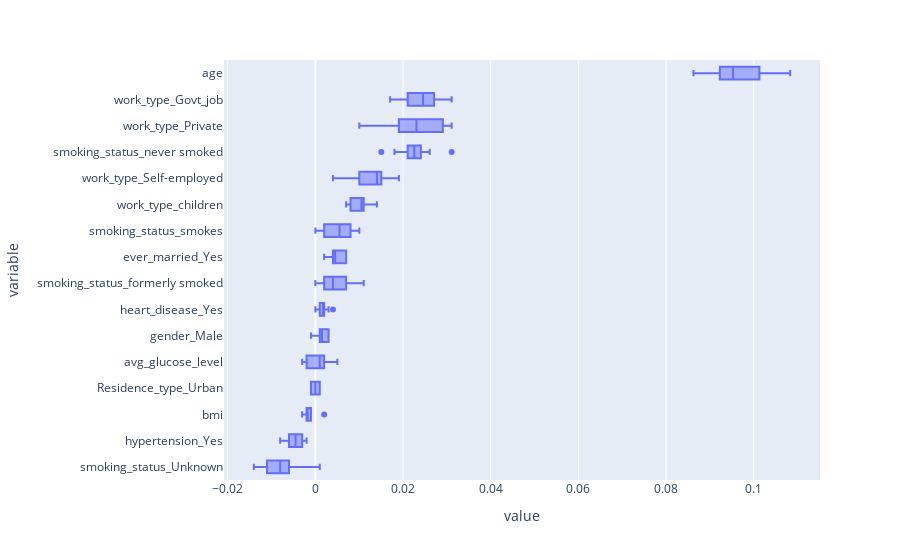

Notebook code cell kept with this figure:
### Code cell
pvi_for(svc_model)

### Figure 1 — Plotly figure (JSON) as saved in the notebook; plotly's stock layout.template omitted (floating-point values rounded to 4 significant figures; data arrays with more than 128 entries replaced by an {"elided": "..."} marker saying what was removed)
{"data": [{"alignmentgroup": "True", "hovertemplate": "value=%{x}<br>variable=%{y}<extra></extra>", "legendgroup": "", "marker": {"color": "#636efa"}, "name": "", "notched": false, "offsetgroup": "", "orientation": "h", "showlegend": false, "type": "box", "x": {"elided": "160 float values"}, "x0": " ", "xaxis": "x", "y": {"elided": "160 str values"}, "y0": " ", "yaxis": "y"}], "layout": {"boxmode": "group", "legend": {"tracegroupgap": 0}, "margin": {"t": 60}, "xaxis": {"anchor": "y", "domain": [0, 1], "title": {"text": "value"}}, "yaxis": {"anchor": "x", "domain": [0, 1], "title": {"text": "variable"}}}}
